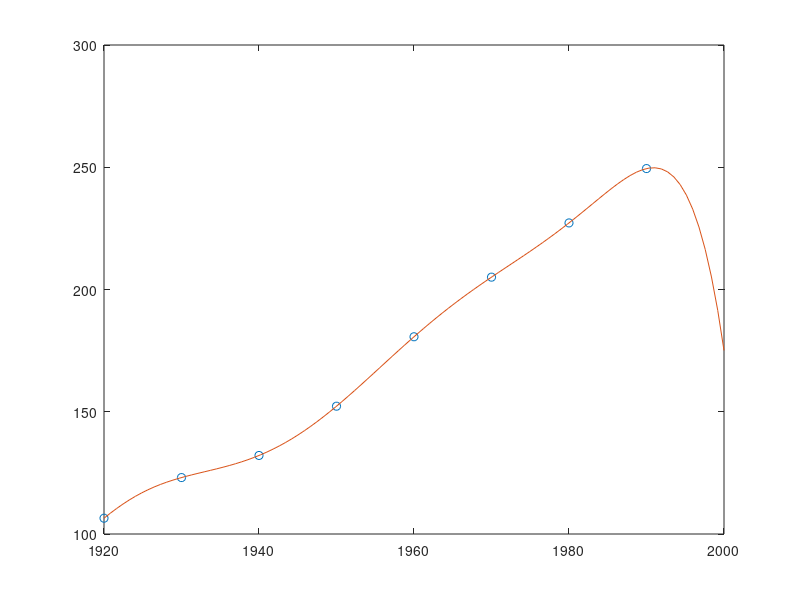

This figure's MATLAB source: (Note: this script raises an error after producing the figure.)
clc, clear all
t = [1920: 10: 1990];
pop = [106.46 123.08 132.12 152.27 180.67 205.05 227.23 249.46];
p = polyfit(t, pop, 7)
ts = (t - 1955) / 35;
p = polyfit(ts, pop, 7)
polyval(p, (2000-1955) / 35)
tt = linspace(1920, 2000);
pp = polyval(p,(tt - 1955) / 35);
plot(t, pop, 'o', tt, pp)
format long 
T = [-40 0 20 50];
d = [1.52 1.29 1.2 1.09];
density = Lagrange(T, d, 15)